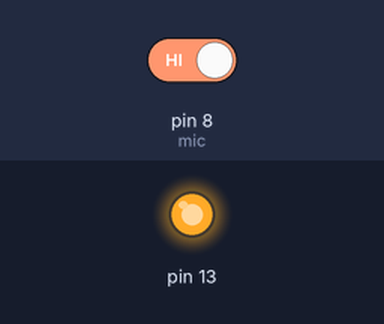
Simulated run of this sketch. Board: Arduino Uno, built with avr-gcc and run on an emulated ATmega328P. Parts: output pins drawn as LEDs (lit = HIGH). Inputs (shaded band) come from the test bench; at power-on: pin 8 (mic) HIGH.

Above: at 4.8 s.
4.9 s: pin 8 (mic) driven LOW
At 6.7 s:
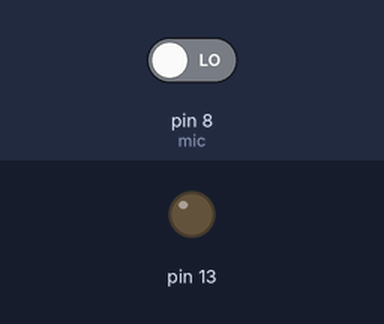
7.6 s: pin 8 (mic) driven HIGH
At 7.9 s:
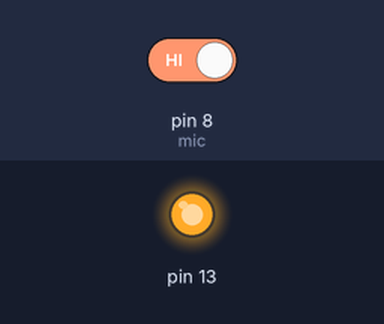
Timing chart, 0 to 10.6 s (numbered marks = the images above; inputs shaded):
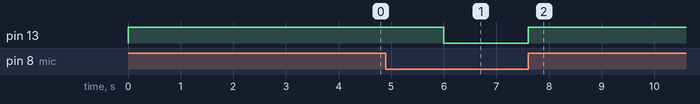

Measured:
- after the input at 4.9 s, pin 13: HIGH → LOW after 1.1 s
- after the input at 7.6 s, pin 13: LOW → HIGH at once

The sketch:

sound_sensor2.ino
```cpp
 int mic = 8;

/*int clap = 0;
long detection_range_start = 0;
long detection_range = 0;
boolean status_lights = false;*/
void setup() {
pinMode(mic, INPUT);
pinMode(13,OUTPUT);
}
void loop() {
//int status_sensor = digitalRead(Sensor);
if (digitalRead(mic) == LOW)
{
digitalWrite(13, LOW);
}
else
{
digitalWrite(13, HIGH);
delay(2000);
}
/*{
if (clap == 0)
{
detection_range_start = detection_range = millis();
clap++;
}
else if (clap > 0 && millis()-detection_range >= 50)
{
detection_range = millis();
clap++;
}
}
if (millis()-detection_range_start >= 400)
{
if (clap == 2)
{
if (!status_lights)
{
status_lights = true;
digitalWrite(13, HIGH);
}
else if (status_lights)
{
status_lights = false;
digitalWrite(13, LOW);
}
}
clap = 0;
}*/
}
```
